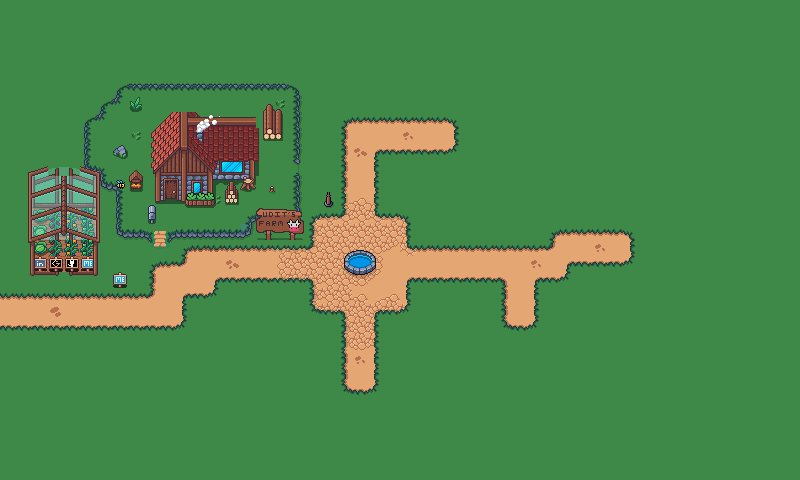

Tiled map render using the project's own tile images. Description and the map definition, with tile-layer contents summarised, below:
An orthogonal 50x30 tile map with 16x16 px tiles, 8 tile layers (Base-Pavment, Base, Base-2, Base-3, ...), 33 tilesets.

<map version="1.10" tiledversion="1.11.2" orientation="orthogonal" renderorder="right-down" width="50" height="30" tilewidth="16" tileheight="16" infinite="0" nextlayerid="11" nextobjectid="1">
 <tileset firstgid="1" name="Grass_1_Middle" tilewidth="16" tileheight="16" tilecount="1" columns="1">
  <image source="Tiles/Grass/Grass_1_Middle.png" width="16" height="16" />
 </tileset>
 <tileset firstgid="2" name="Grass_2_Middle" tilewidth="16" tileheight="16" tilecount="1" columns="1">
  <image source="Tiles/Grass/Grass_2_Middle.png" width="16" height="16" />
 </tileset>
 <tileset firstgid="3" name="Grass_Tiles_1" tilewidth="16" tileheight="16" tilecount="80" columns="8">
  <image source="Tiles/Grass/Grass_Tiles_1.png" width="128" height="160" />
  <wangsets>
   <wangset name="stone-path" type="mixed" tile="-1">
    <wangcolor name="" color="#ff0000" tile="-1" probability="1" />
    <wangcolor name="" color="#00ff00" tile="-1" probability="1" />
    <wangtile tileid="40" wangid="0,0,0,1,0,0,0,0" />
    <wangtile tileid="41" wangid="0,0,0,1,1,1,0,0" />
    <wangtile tileid="42" wangid="0,0,0,0,0,1,0,0" />
    <wangtile tileid="48" wangid="0,1,1,1,0,0,0,0" />
    <wangtile tileid="49" wangid="1,1,1,1,1,1,1,1" />
    <wangtile tileid="50" wangid="0,0,0,0,0,1,1,1" />
    <wangtile tileid="56" wangid="0,1,0,0,0,0,0,0" />
    <wangtile tileid="57" wangid="1,1,0,0,0,0,0,1" />
    <wangtile tileid="58" wangid="0,0,0,0,0,0,0,1" />
    <wangtile tileid="64" wangid="1,1,0,0,0,1,1,1" />
    <wangtile tileid="65" wangid="1,1,1,1,0,0,0,1" />
    <wangtile tileid="72" wangid="0,0,0,1,1,1,1,1" />
    <wangtile tileid="73" wangid="0,1,1,1,1,1,0,0" />
   </wangset>
  </wangsets>
 </tileset>
 <tileset firstgid="83" name="Path_Decoration" tilewidth="16" tileheight="16" tilecount="3" columns="3">
  <image source="Tiles/Grass/Path_Decoration.png" width="48" height="16" />
 </tileset>
 <tileset firstgid="86" name="Path_Middle" tilewidth="16" tileheight="16" tilecount="1" columns="1">
  <image source="Tiles/Grass/Path_Middle.png" width="16" height="16" />
 </tileset>
 <tileset firstgid="87" name="Grass_Tiles_1_Blob_TEST_1" tilewidth="16" tileheight="16" tilecount="49" columns="7">
  <image source="Tiles/Grass/Grass_Tiles_1_Blob_TEST_1.png" width="112" height="112" />
 </tileset>
 <tileset firstgid="136" name="Cobble_Road_1" tilewidth="16" tileheight="16" tilecount="15" columns="3">
  <image source="Tiles/Cobble_Road/Cobble_Road_1.png" width="48" height="80" />
  <wangsets>
   <wangset name="Stone-pavment" type="mixed" tile="-1">
    <wangcolor name="" color="#ff0000" tile="-1" probability="1" />
    <wangtile tileid="0" wangid="0,0,0,1,1,0,0,0" />
    <wangtile tileid="1" wangid="0,0,1,1,1,1,1,0" />
    <wangtile tileid="2" wangid="0,0,0,1,1,1,0,0" />
    <wangtile tileid="3" wangid="1,1,1,1,1,0,0,0" />
    <wangtile tileid="4" wangid="1,1,1,1,1,1,1,1" />
    <wangtile tileid="5" wangid="1,1,1,1,1,1,1,1" />
    <wangtile tileid="6" wangid="1,1,1,0,0,0,0,0" />
    <wangtile tileid="7" wangid="1,1,1,1,1,1,1,1" />
    <wangtile tileid="8" wangid="1,1,0,0,0,0,1,1" />
    <wangtile tileid="9" wangid="1,1,1,1,1,1,1,1" />
    <wangtile tileid="10" wangid="1,1,1,1,1,0,1,1" />
    <wangtile tileid="12" wangid="1,1,1,1,1,1,1,1" />
    <wangtile tileid="13" wangid="1,1,1,1,1,1,0,0" />
   </wangset>
  </wangsets>
 </tileset>
 <tileset firstgid="151" name="Cobble_Road_2" tilewidth="16" tileheight="16" tilecount="15" columns="3">
  <image source="Tiles/Cobble_Road/Cobble_Road_2.png" width="48" height="80" />
 </tileset>
 <tileset firstgid="166" name="Fountain" tilewidth="16" tileheight="16" tilecount="10" columns="2">
  <tileoffset x="8" y="8" />
  <image source="Outdoor decoration/Fountain.png" width="32" height="80" />
 </tileset>
 <tileset firstgid="176" name="SingBoard" tilewidth="16" tileheight="16" tilecount="6" columns="3">
  <image source="Outdoor decoration/SingBoard.png" width="48" height="32" />
 </tileset>
 <tileset firstgid="182" name="Fences" tilewidth="16" tileheight="16" tilecount="16" columns="4">
  <image source="Outdoor decoration/Fences.png" width="64" height="64" />
 </tileset>
 <tileset firstgid="198" name="Fence_Big" tilewidth="16" tileheight="16" tilecount="16" columns="4">
  <image source="Outdoor decoration/Fence_Big.png" width="64" height="64" />
 </tileset>
 <tileset firstgid="214" name="Grass_Tiles_4" tilewidth="16" tileheight="16" tilecount="80" columns="8">
  <image source="Tiles/Grass/Grass_Tiles_4.png" width="128" height="160" />
 </tileset>
 <tileset firstgid="294" name="Outdoor_Decor" tilewidth="16" tileheight="16" tilecount="234" columns="9">
  <image source="Outdoor decoration/Outdoor_Decor.png" width="144" height="416" />
 </tileset>
 <tileset firstgid="528" name="Indoor_Decor" tilewidth="16" tileheight="16" tilecount="84" columns="6">
  <image source="House/Objects/Indoor_Decor.png" width="96" height="224" />
 </tileset>
 <tileset firstgid="612" name="Big_Fruit_Tree" tilewidth="16" tileheight="16" tilecount="24" columns="6">
  <image source="Trees/Big_Fruit_Tree.png" width="96" height="64" />
 </tileset>
 <tileset firstgid="636" name="Lantern" tilewidth="16" tileheight="16" tilecount="1" columns="1">
  <image source="Outdoor decoration/Lantern.png" width="16" height="16" />
 </tileset>
 <tileset firstgid="637" name="Lanter_Posts" tilewidth="16" tileheight="16" tilecount="432" columns="12">
  <image source="Outdoor decoration/Lanter_Posts.png" width="192" height="576" />
  <tile id="108">
   <animation>
    <frame tileid="145" duration="400" />
    <frame tileid="146" duration="400" />
    <frame tileid="147" duration="400" />
    <frame tileid="148" duration="400" />
    <frame tileid="149" duration="400" />
   </animation>
  </tile>
 </tileset>
 <tileset firstgid="1069" name="Grass_Tiles_1" tilewidth="16" tileheight="16" tilecount="80" columns="8">
  <image source="Tiles/Grass/Grass_Tiles_1.png" width="128" height="160" />
 </tileset>
 <tileset firstgid="1149" name="House_2_5" tilewidth="16" tileheight="16" tilecount="56" columns="8">
  <image source="House/Buildings/Houses/House_2_5.png" width="128" height="112" />
 </tileset>
 <tileset firstgid="1205" name="Bee_Nest" tilewidth="16" tileheight="16" tilecount="6" columns="2">
  <image source="Animals/Bee/Bee_Nest.png" width="32" height="48" />
 </tileset>
 <tileset firstgid="1211" name="Bee_Flying_Animation" tilewidth="16" tileheight="16" tilecount="8" columns="4">
  <image source="Animals/Bee/Bee_Flying_Animation.png" width="64" height="32" />
  <tile id="0">
   <animation>
    <frame tileid="0" duration="100" />
    <frame tileid="1" duration="100" />
    <frame tileid="2" duration="100" />
    <frame tileid="3" duration="100" />
    <frame tileid="0" duration="100" />
   </animation>
  </tile>
 </tileset>
 <tileset firstgid="1219" name="Rock_3_Anim" tilewidth="16" tileheight="16" tilecount="8" columns="8">
  <image source="Outdoor decoration/Outdoor_Decor_Animations/Rock_Animations/Rock_3_Anim.png" width="128" height="16" />
  <tile id="0">
   <animation>
    <frame tileid="0" duration="100" />
    <frame tileid="1" duration="100" />
    <frame tileid="2" duration="100" />
    <frame tileid="3" duration="100" />
    <frame tileid="4" duration="100" />
    <frame tileid="5" duration="100" />
    <frame tileid="6" duration="100" />
    <frame tileid="7" duration="100" />
   </animation>
  </tile>
 </tileset>
 <tileset firstgid="1227" name="Grass_3_Anim" tilewidth="16" tileheight="16" tilecount="8" columns="8">
  <image source="Outdoor decoration/Outdoor_Decor_Animations/Grass_Animations/Grass_3_Anim.png" width="128" height="16" />
  <tile id="0">
   <animation>
    <frame tileid="0" duration="100" />
    <frame tileid="1" duration="100" />
    <frame tileid="2" duration="100" />
    <frame tileid="3" duration="100" />
    <frame tileid="4" duration="100" />
    <frame tileid="5" duration="100" />
    <frame tileid="6" duration="100" />
    <frame tileid="7" duration="100" />
   </animation>
  </tile>
 </tileset>
 <tileset firstgid="1235" name="smoke_1.3_Anim" tilewidth="16" tileheight="16" tilecount="20" columns="10">
  <image source="House/Walls/smoke_1.3_Anim.png" width="160" height="32" />
  <tile id="0">
   <animation>
    <frame tileid="0" duration="100" />
    <frame tileid="2" duration="100" />
    <frame tileid="4" duration="100" />
    <frame tileid="6" duration="100" />
    <frame tileid="8" duration="100" />
   </animation>
  </tile>
  <tile id="1">
   <animation>
    <frame tileid="1" duration="100" />
    <frame tileid="3" duration="100" />
    <frame tileid="5" duration="100" />
    <frame tileid="7" duration="100" />
    <frame tileid="9" duration="100" />
   </animation>
  </tile>
  <tile id="10">
   <animation>
    <frame tileid="10" duration="100" />
    <frame tileid="12" duration="100" />
    <frame tileid="14" duration="100" />
    <frame tileid="16" duration="100" />
    <frame tileid="18" duration="100" />
   </animation>
  </tile>
 </tileset>
 <tileset firstgid="1255" name="Benches" tilewidth="16" tileheight="16" tilecount="8" columns="4">
  <image source="Outdoor decoration/Benches.png" width="64" height="32" />
 </tileset>
 <tileset firstgid="1263" name="GreenHouse_Wood" tilewidth="16" tileheight="16" tilecount="192" columns="24">
  <image source="House/Buildings/Special_Buildings/Greenhouse/GreenHouse_Wood.png" width="384" height="128" />
 </tileset>
 <tileset firstgid="1455" name="Planters" tilewidth="16" tileheight="16" tilecount="60" columns="10">
  <image source="House/Buildings/Planters.png" width="160" height="96" />
 </tileset>
 <tileset firstgid="1515" name="Crops" tilewidth="16" tileheight="16" tilecount="301" columns="7">
  <image source="Crops/Crops.png" width="112" height="688" />
 </tileset>
 <tileset firstgid="1816" name="Social-media-linkden" tilewidth="16" tileheight="16" tilecount="1" columns="1">
  <image source="Outdoor decoration/Social-media-linkden.png" width="16" height="16" />
 </tileset>
 <tileset firstgid="1817" name="Social-media-leetcode" tilewidth="16" tileheight="16" tilecount="1" columns="1">
  <image source="Outdoor decoration/Social-media-leetcode.png" width="16" height="16" />
 </tileset>
 <tileset firstgid="1818" name="Social-media-Github" tilewidth="16" tileheight="16" tilecount="1" columns="1">
  <image source="Outdoor decoration/Social-media-Github.png" width="16" height="16" />
 </tileset>
 <tileset firstgid="1819" name="Social-media-Me" tilewidth="16" tileheight="16" tilecount="1" columns="1">
  <image source="Outdoor decoration/Social-media-Me.png" width="16" height="16" />
 </tileset>
 <layer id="3" name="Base-Pavment" width="50" height="30">
  <data>[1500 cells, 52 non-empty, 16 distinct tile ids]</data>
 </layer>
 <layer id="1" name="Base" width="50" height="30">
  <data>[1500 cells, 1500 non-empty, 53 distinct tile ids]</data>
 </layer>
 <layer id="6" name="Base-2" width="50" height="30">
  <data>[1500 cells, 74 non-empty, 36 distinct tile ids]</data>
 </layer>
 <layer id="9" name="Base-3" width="50" height="30">
  <data>[1500 cells, 14 non-empty, 7 distinct tile ids]</data>
 </layer>
 <layer id="10" name="Overlay" width="50" height="30">
  <data>[1500 cells, 16 non-empty, 16 distinct tile ids]</data>
 </layer>
 <layer id="4" name="Object-Collision-layer" width="50" height="30">
  <data>[1500 cells, 103 non-empty, 103 distinct tile ids]</data>
 </layer>
 <layer id="8" name="Object-layer" width="50" height="30">
  <data>[1500 cells, 12 non-empty, 12 distinct tile ids]</data>
 </layer>
 <layer id="7" name="Object-Collision-Overlayer" width="50" height="30">
  <data>[1500 cells, 0 non-empty, 0 distinct tile ids]</data>
 </layer>
</map>
